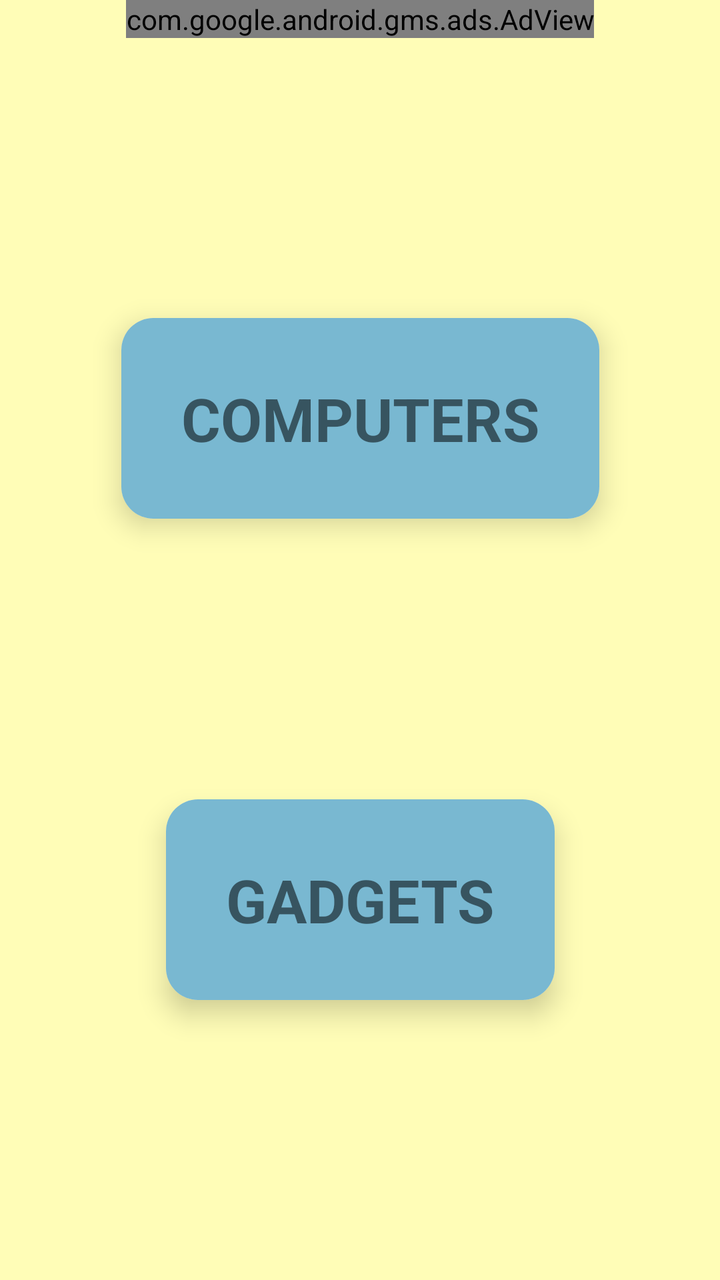
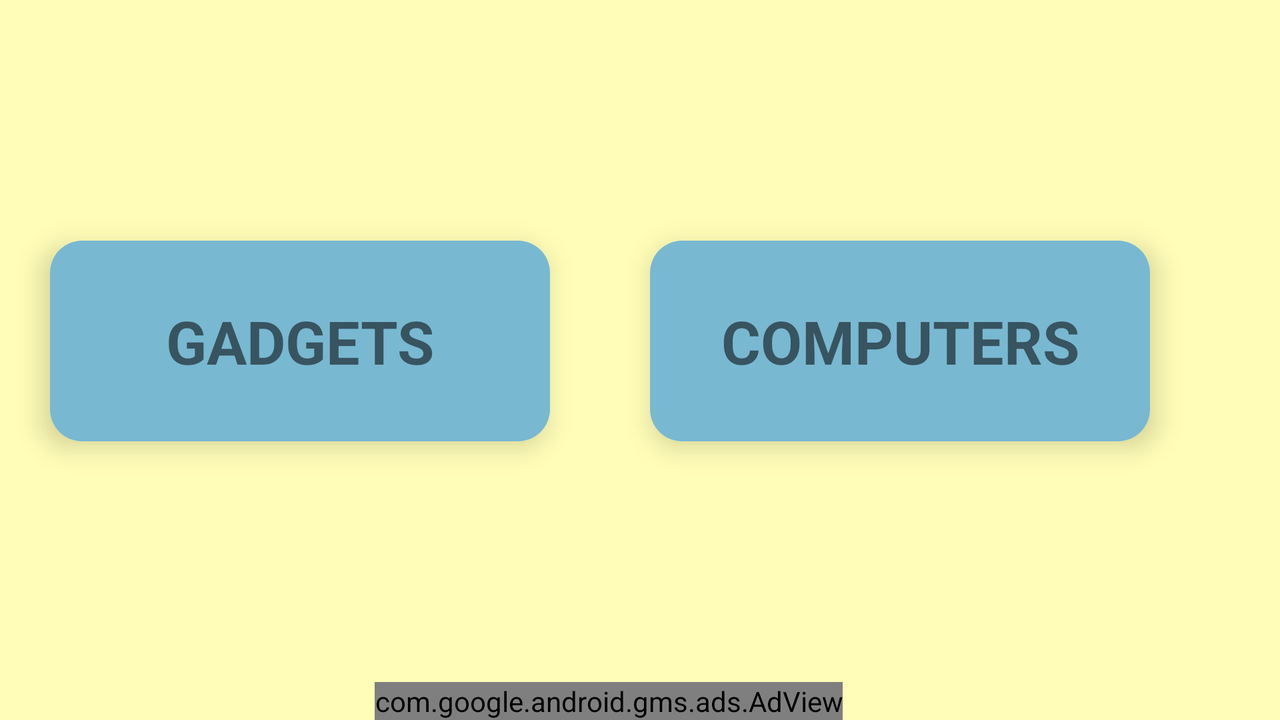

First picture: res/layout/ on a phone held upright. Second picture: the repository's own variant of that layout, on a device whose configuration matches the variant's folder. Source for both follows.
<!-- AndroidManifest.xml: application theme AppTheme -->
<!-- res/layout/content_third.xml -->
<?xml version="1.0" encoding="utf-8"?>
<android.support.constraint.ConstraintLayout xmlns:android="http://schemas.android.com/apk/res/android"
    xmlns:ads="http://schemas.android.com/apk/res-auto"
    xmlns:app="http://schemas.android.com/apk/res-auto"
    xmlns:tools="http://schemas.android.com/tools"
    android:layout_width="match_parent"
    android:layout_height="match_parent"
    android:background="#fffdb7"
    app:layout_behavior="@string/appbar_scrolling_view_behavior"

    tools:context=".third"
    tools:showIn="@layout/app_bar_third">

    <android.support.v7.widget.CardView
        android:id="@+id/quiz"
        android:layout_width="wrap_content"
        android:layout_height="wrap_content"

        android:background="#79b8d1"
        android:elevation="8dp"
        app:cardCornerRadius="16dp"
        app:cardElevation="8dp"
        app:layout_constraintBottom_toTopOf="@+id/quiz2"
        app:layout_constraintEnd_toEndOf="parent"
        app:layout_constraintHorizontal_bias="0.5"
        app:layout_constraintStart_toStartOf="parent"
        app:layout_constraintTop_toBottomOf="@+id/adView">

        <android.support.constraint.ConstraintLayout
            android:layout_width="match_parent"
            android:background="#79b8d1"
            android:layout_height="match_parent">

            <TextView
                android:layout_width="match_parent"
                android:layout_height="match_parent"
                android:background="#79b8d1"
                android:fontFamily="sans-serif"
                android:text="Computers"
                android:textAlignment="center"
                android:textAllCaps="true"
                android:textSize="30sp"
                android:layout_margin="20sp"
                android:padding="10sp"
                android:textStyle="bold"
                app:layout_constraintBottom_toBottomOf="parent"
                app:layout_constraintEnd_toEndOf="parent"
                app:layout_constraintStart_toStartOf="parent"
                app:layout_constraintTop_toTopOf="parent" />


        </android.support.constraint.ConstraintLayout>


    </android.support.v7.widget.CardView>

    <android.support.v7.widget.CardView
        android:id="@+id/quiz2"
        android:layout_width="wrap_content"
        android:layout_height="wrap_content"

        android:background="#79b8d1"
        android:elevation="8dp"
        app:cardCornerRadius="16dp"
        app:cardElevation="8dp"
        app:layout_constraintBottom_toBottomOf="parent"
        app:layout_constraintEnd_toEndOf="parent"
        app:layout_constraintStart_toStartOf="parent"
        app:layout_constraintTop_toBottomOf="@+id/quiz">

        <android.support.constraint.ConstraintLayout
            android:layout_width="match_parent"
            android:background="#79b8d1"
            android:layout_height="match_parent">

            <TextView
                android:layout_width="match_parent"
                android:layout_height="match_parent"
                android:background="#79b8d1"
                android:fontFamily="sans-serif"
                android:text="Gadgets"
                android:textAlignment="center"
                android:textAllCaps="true"
                android:textSize="30sp"
                android:textStyle="bold"
                android:layout_margin="20sp"
                android:padding="10sp"
                app:layout_constraintBottom_toBottomOf="parent"
                app:layout_constraintEnd_toEndOf="parent"
                app:layout_constraintHorizontal_bias="1.0"
                app:layout_constraintStart_toStartOf="parent"
                app:layout_constraintTop_toTopOf="parent"
                app:layout_constraintVertical_bias="0.0" />


        </android.support.constraint.ConstraintLayout>


    </android.support.v7.widget.CardView>

    <com.google.android.gms.ads.AdView
        android:id="@+id/adView"
        android:layout_width="wrap_content"
        android:layout_height="wrap_content"
        android:layout_alignParentBottom="true"
        android:layout_centerHorizontal="true"
        ads:adSize="BANNER"
        ads:adUnitId="@string/banner_ad_unit_id"
        ads:layout_constraintHorizontal_bias="0.5"
        app:layout_constraintEnd_toEndOf="parent"
        app:layout_constraintStart_toStartOf="parent"
        app:layout_constraintTop_toTopOf="parent">

    </com.google.android.gms.ads.AdView>

</android.support.constraint.ConstraintLayout>
<!-- res/layout/app_bar_third.xml (included above) -->
<?xml version="1.0" encoding="utf-8"?>
<android.support.design.widget.CoordinatorLayout xmlns:android="http://schemas.android.com/apk/res/android"
    xmlns:app="http://schemas.android.com/apk/res-auto"
    xmlns:tools="http://schemas.android.com/tools"
    android:layout_width="match_parent"
    android:layout_height="match_parent"
    tools:context=".third">

    <android.support.design.widget.AppBarLayout
        android:layout_width="match_parent"
        android:layout_height="wrap_content"
        android:theme="@style/AppTheme.AppBarOverlay">

        <android.support.v7.widget.Toolbar
            android:id="@+id/toolbar"
            android:layout_width="match_parent"
            android:layout_height="?attr/actionBarSize"
            android:background="?attr/colorPrimary"
            app:popupTheme="@style/AppTheme.PopupOverlay" />

    </android.support.design.widget.AppBarLayout>

    <include layout="@layout/content_third" />

</android.support.design.widget.CoordinatorLayout>
<!-- resources referenced by this layout -->
<resources>
  <string name="banner_ad_unit_id">ca-app-pub-4465784669656039/7992854528</string>
  <style name="AppTheme.AppBarOverlay" parent="ThemeOverlay.AppCompat.Dark.ActionBar" />
  <style name="AppTheme.PopupOverlay" parent="ThemeOverlay.AppCompat.Light" />
  <style name="AppTheme" parent="Theme.AppCompat.Light.DarkActionBar">
          
          <item name="colorPrimary">@color/colorPrimary</item>
          <item name="colorPrimaryDark">@color/colorPrimaryDark</item>
          <item name="colorAccent">@color/colorAccent</item>
      </style>
</resources>
<!-- res/layout-land/content_third.xml (the repository's variant of the layout above) -->
<!-- drawn on the phone turned sideways -->
<?xml version="1.0" encoding="utf-8"?>
<android.support.constraint.ConstraintLayout xmlns:android="http://schemas.android.com/apk/res/android"
    xmlns:ads="http://schemas.android.com/apk/res-auto"
    xmlns:app="http://schemas.android.com/apk/res-auto"
    xmlns:tools="http://schemas.android.com/tools"
    android:layout_width="match_parent"
    android:layout_height="match_parent"
    android:background="#fffdb7"
    app:layout_behavior="@string/appbar_scrolling_view_behavior"

    tools:context=".third"
    tools:showIn="@layout/app_bar_third">

    <LinearLayout
        android:id="@+id/linearLayout"
        android:layout_width="match_parent"
        android:layout_height="wrap_content"
        android:orientation="horizontal"
        ads:layout_constraintBottom_toTopOf="@+id/adView"
        ads:layout_constraintEnd_toEndOf="parent"
        ads:layout_constraintHorizontal_bias="0.0"
        ads:layout_constraintStart_toStartOf="parent"
        ads:layout_constraintTop_toTopOf="parent">

        <android.support.v7.widget.CardView
            android:id="@+id/quiz2"
            android:layout_width="250dp"
            android:layout_height="wrap_content"

            android:layout_margin="25dp"
            android:background="#79b8d1"
            android:elevation="8dp"
            android:padding="8dp"
            app:cardCornerRadius="16dp"
            app:cardElevation="8dp">

            <android.support.constraint.ConstraintLayout
                android:layout_width="match_parent"
                android:layout_height="match_parent"
                android:background="#79b8d1">

                <TextView
                    android:layout_width="match_parent"
                    android:layout_height="match_parent"
                    android:layout_margin="20sp"
                    android:background="#79b8d1"
                    android:fontFamily="sans-serif"
                    android:padding="10sp"
                    android:text="Gadgets"
                    android:textAlignment="center"
                    android:textAllCaps="true"
                    android:textSize="30sp"
                    android:textStyle="bold"
                    app:layout_constraintBottom_toBottomOf="parent"
                    app:layout_constraintEnd_toEndOf="parent"
                    app:layout_constraintHorizontal_bias="1.0"
                    app:layout_constraintStart_toStartOf="parent"
                    app:layout_constraintTop_toTopOf="parent"
                    app:layout_constraintVertical_bias="0.0" />


            </android.support.constraint.ConstraintLayout>


        </android.support.v7.widget.CardView>

        <android.support.v7.widget.CardView
            android:id="@+id/quiz"
            android:layout_width="250dp"
            android:layout_height="match_parent"

            android:layout_margin="25dp"
            android:background="#79b8d1"
            android:elevation="8dp"
            android:padding="8dp"
            app:cardCornerRadius="16dp"
            app:cardElevation="8dp">

            <android.support.constraint.ConstraintLayout
                android:layout_width="match_parent"
                android:layout_height="match_parent"
                android:background="#79b8d1">

                <TextView
                    android:layout_width="match_parent"
                    android:layout_height="match_parent"
                    android:layout_margin="20sp"
                    android:background="#79b8d1"
                    android:fontFamily="sans-serif"
                    android:padding="10sp"
                    android:text="Computers"
                    android:textAlignment="center"
                    android:textAllCaps="true"
                    android:textSize="30sp"
                    android:textStyle="bold"
                    app:layout_constraintBottom_toBottomOf="parent"
                    app:layout_constraintEnd_toEndOf="parent"
                    app:layout_constraintStart_toStartOf="parent"
                    app:layout_constraintTop_toTopOf="parent" />


            </android.support.constraint.ConstraintLayout>


        </android.support.v7.widget.CardView>
    </LinearLayout>

    <com.google.android.gms.ads.AdView
        android:id="@+id/adView"
        android:layout_width="wrap_content"
        android:layout_height="wrap_content"
        android:layout_alignParentBottom="true"
        android:layout_centerHorizontal="true"
        android:layout_marginEnd="16dp"
        android:layout_marginStart="16dp"
        ads:adSize="BANNER"
        ads:adUnitId="@string/banner_ad_unit_id"
        ads:layout_constraintBottom_toBottomOf="parent"
        ads:layout_constraintEnd_toEndOf="parent"
        ads:layout_constraintHorizontal_bias="0.458"
        ads:layout_constraintStart_toStartOf="parent">

    </com.google.android.gms.ads.AdView>

</android.support.constraint.ConstraintLayout>
<!-- res/layout/content_third.xml (included above) -->
<?xml version="1.0" encoding="utf-8"?>
<android.support.constraint.ConstraintLayout xmlns:android="http://schemas.android.com/apk/res/android"
    xmlns:ads="http://schemas.android.com/apk/res-auto"
    xmlns:app="http://schemas.android.com/apk/res-auto"
    xmlns:tools="http://schemas.android.com/tools"
    android:layout_width="match_parent"
    android:layout_height="match_parent"
    android:background="#fffdb7"
    app:layout_behavior="@string/appbar_scrolling_view_behavior"

    tools:context=".third"
    tools:showIn="@layout/app_bar_third">

    <android.support.v7.widget.CardView
        android:id="@+id/quiz"
        android:layout_width="wrap_content"
        android:layout_height="wrap_content"

        android:background="#79b8d1"
        android:elevation="8dp"
        app:cardCornerRadius="16dp"
        app:cardElevation="8dp"
        app:layout_constraintBottom_toTopOf="@+id/quiz2"
        app:layout_constraintEnd_toEndOf="parent"
        app:layout_constraintHorizontal_bias="0.5"
        app:layout_constraintStart_toStartOf="parent"
        app:layout_constraintTop_toBottomOf="@+id/adView">

        <android.support.constraint.ConstraintLayout
            android:layout_width="match_parent"
            android:background="#79b8d1"
            android:layout_height="match_parent">

            <TextView
                android:layout_width="match_parent"
                android:layout_height="match_parent"
                android:background="#79b8d1"
                android:fontFamily="sans-serif"
                android:text="Computers"
                android:textAlignment="center"
                android:textAllCaps="true"
                android:textSize="30sp"
                android:layout_margin="20sp"
                android:padding="10sp"
                android:textStyle="bold"
                app:layout_constraintBottom_toBottomOf="parent"
                app:layout_constraintEnd_toEndOf="parent"
                app:layout_constraintStart_toStartOf="parent"
                app:layout_constraintTop_toTopOf="parent" />


        </android.support.constraint.ConstraintLayout>


    </android.support.v7.widget.CardView>

    <android.support.v7.widget.CardView
        android:id="@+id/quiz2"
        android:layout_width="wrap_content"
        android:layout_height="wrap_content"

        android:background="#79b8d1"
        android:elevation="8dp"
        app:cardCornerRadius="16dp"
        app:cardElevation="8dp"
        app:layout_constraintBottom_toBottomOf="parent"
        app:layout_constraintEnd_toEndOf="parent"
        app:layout_constraintStart_toStartOf="parent"
        app:layout_constraintTop_toBottomOf="@+id/quiz">

        <android.support.constraint.ConstraintLayout
            android:layout_width="match_parent"
            android:background="#79b8d1"
            android:layout_height="match_parent">

            <TextView
                android:layout_width="match_parent"
                android:layout_height="match_parent"
                android:background="#79b8d1"
                android:fontFamily="sans-serif"
                android:text="Gadgets"
                android:textAlignment="center"
                android:textAllCaps="true"
                android:textSize="30sp"
                android:textStyle="bold"
                android:layout_margin="20sp"
                android:padding="10sp"
                app:layout_constraintBottom_toBottomOf="parent"
                app:layout_constraintEnd_toEndOf="parent"
                app:layout_constraintHorizontal_bias="1.0"
                app:layout_constraintStart_toStartOf="parent"
                app:layout_constraintTop_toTopOf="parent"
                app:layout_constraintVertical_bias="0.0" />


        </android.support.constraint.ConstraintLayout>


    </android.support.v7.widget.CardView>

    <com.google.android.gms.ads.AdView
        android:id="@+id/adView"
        android:layout_width="wrap_content"
        android:layout_height="wrap_content"
        android:layout_alignParentBottom="true"
        android:layout_centerHorizontal="true"
        ads:adSize="BANNER"
        ads:adUnitId="@string/banner_ad_unit_id"
        ads:layout_constraintHorizontal_bias="0.5"
        app:layout_constraintEnd_toEndOf="parent"
        app:layout_constraintStart_toStartOf="parent"
        app:layout_constraintTop_toTopOf="parent">

    </com.google.android.gms.ads.AdView>

</android.support.constraint.ConstraintLayout>
